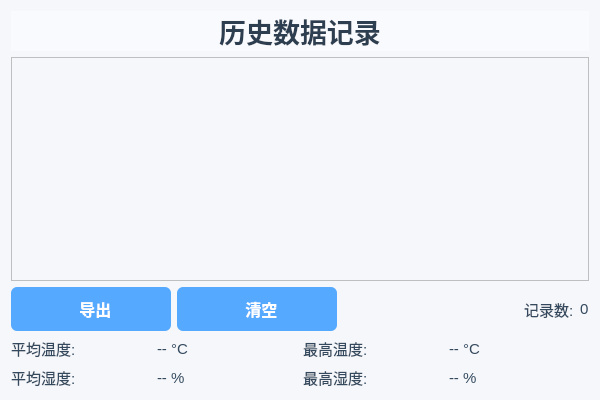
<?xml version="1.0" encoding="UTF-8"?>
<ui version="4.0">
 <class>HistoryWindow</class>
 <widget class="QWidget" name="HistoryWindow">
  <property name="geometry">
   <rect>
    <x>0</x>
    <y>0</y>
    <width>600</width>
    <height>400</height>
   </rect>
  </property>
  <property name="windowTitle">
   <string>历史数据记录</string>
  </property>
  <property name="windowIcon">
   <iconset resource="images.qrc">
    <normaloff>:/new/prefix1/images/history.png</normaloff>:/new/prefix1/images/history.png</iconset>
  </property>
  <property name="styleSheet">
   <string notr="true">QWidget {
    background-color: #f5f7fa;
    font-family: &quot;Microsoft YaHei&quot;, &quot;Segoe UI&quot;, sans-serif;
}

QGroupBox {
    border: 2px solid #d1d9e6;
    border-radius: 8px;
    margin-top: 10px;
    padding-top: 15px;
    background-color: white;
    font-weight: bold;
    color: #2c3e50;
}

QGroupBox::title {
    subcontrol-origin: margin;
    left: 15px;
    padding: 0 10px 0 10px;
}

QPushButton {
    background-color: #4a90e2;
    color: white;
    border: none;
    border-radius: 6px;
    padding: 10px 20px;
    font-weight: bold;
    font-size: 12pt;
    min-width: 120px;
}

QPushButton:hover {
    background-color: #3a80d2;
}

QPushButton:pressed {
    background-color: #2a70c2;
}

QPushButton#connectButton {
    background-color: #27ae60;
    font-size: 14pt;
    padding: 12px 30px;
}

QPushButton#connectButton:hover {
    background-color: #219955;
}

QPushButton#connectButton:pressed {
    background-color: #1d874a;
}

QPushButton#disconnectButton {
    background-color: #e74c3c;
}

QPushButton#disconnectButton:hover {
    background-color: #d62c1a;
}

QLineEdit, QComboBox {
    border: 2px solid #d1d9e6;
    border-radius: 6px;
    padding: 10px;
    font-size: 11pt;
    background-color: white;
    min-height: 20px;
}

QLineEdit:focus, QComboBox:focus {
    border-color: #4a90e2;
    background-color: #f8fafd;
}

QLabel {
    color: #34495e;
    font-size: 11pt;
}

QFrame#headerFrame {
    background-color: white;
    border-bottom: 3px solid #4a90e2;
}

QFrame#statusFrame {
    background-color: #f8fafd;
    border: 2px solid #d1d9e6;
    border-radius: 8px;
    padding: 10px;
}

#statusLabel {
    font-weight: bold;
    font-size: 12pt;
}</string>
  </property>
  <layout class="QVBoxLayout" name="verticalLayout">
   <item>
    <widget class="QLabel" name="titleLabel">
     <property name="styleSheet">
      <string notr="true">QWidget {
    background-color: #f8fafd;
    font-family: &quot;Microsoft YaHei&quot;, &quot;Segoe UI&quot;, sans-serif;
}

QGroupBox {
    border: 2px solid #d1d9e6;
    border-radius: 10px;
    margin-top: 10px;
    padding-top: 20px;
    background-color: white;
    font-weight: bold;
    color: #2c3e50;
    font-size: 12pt;
}

QGroupBox::title {
    subcontrol-origin: margin;
    left: 20px;
    padding: 0 15px 0 15px;
    background-color: white;
}

QLabel {
    font-size: 11pt;
}

#titleLabel {
    font-size: 20pt;
    font-weight: bold;
    color: #2c3e50;
    background: qlineargradient(x1:0, y1:0, x2:1, y2:0,
                                stop:0 #3498db, stop:1 #2ecc71);
    -webkit-background-clip: text;
    -webkit-text-fill-color: transparent;
    background-clip: text;
}

#tempValueLabel, #humidityValueLabel {
    font-size: 36pt;
    font-weight: bold;
}

#statusLabel {
    font-size: 12pt;
    font-weight: bold;
    padding: 8px 15px;
    border-radius: 20px;
}</string>
     </property>
     <property name="text">
      <string>历史数据记录</string>
     </property>
     <property name="alignment">
      <set>Qt::AlignmentFlag::AlignCenter</set>
     </property>
    </widget>
   </item>
   <item>
    <widget class="QListWidget" name="historyList"/>
   </item>
   <item>
    <layout class="QHBoxLayout" name="horizontalLayout">
     <item>
      <widget class="QPushButton" name="exportButton">
       <property name="styleSheet">
        <string notr="true">background-color: rgb(85, 170, 255);</string>
       </property>
       <property name="text">
        <string>  导出</string>
       </property>
       <property name="icon">
        <iconset resource="images.qrc">
         <normaloff>:/new/prefix1/images/export.png</normaloff>:/new/prefix1/images/export.png</iconset>
       </property>
      </widget>
     </item>
     <item>
      <widget class="QPushButton" name="clearButton">
       <property name="styleSheet">
        <string notr="true">background-color: rgb(85, 170, 255);</string>
       </property>
       <property name="text">
        <string>  清空</string>
       </property>
       <property name="icon">
        <iconset resource="images.qrc">
         <normaloff>:/new/prefix1/images/clean.png</normaloff>:/new/prefix1/images/clean.png</iconset>
       </property>
      </widget>
     </item>
     <item>
      <spacer name="horizontalSpacer">
       <property name="orientation">
        <enum>Qt::Orientation::Horizontal</enum>
       </property>
       <property name="sizeHint" stdset="0">
        <size>
         <width>40</width>
         <height>20</height>
        </size>
       </property>
      </spacer>
     </item>
     <item>
      <widget class="QLabel" name="label">
       <property name="text">
        <string>记录数:</string>
       </property>
      </widget>
     </item>
     <item>
      <widget class="QLabel" name="countLabel">
       <property name="text">
        <string>0</string>
       </property>
      </widget>
     </item>
    </layout>
   </item>
   <item>
    <layout class="QHBoxLayout" name="horizontalLayout_2">
     <item>
      <widget class="QLabel" name="label_2">
       <property name="text">
        <string>平均温度:</string>
       </property>
      </widget>
     </item>
     <item>
      <widget class="QLabel" name="avgTempLabel">
       <property name="text">
        <string>-- °C</string>
       </property>
      </widget>
     </item>
     <item>
      <widget class="QLabel" name="label_3">
       <property name="text">
        <string>最高温度:</string>
       </property>
      </widget>
     </item>
     <item>
      <widget class="QLabel" name="maxTempLabel">
       <property name="text">
        <string>-- °C</string>
       </property>
      </widget>
     </item>
    </layout>
   </item>
   <item>
    <layout class="QHBoxLayout" name="horizontalLayout_3">
     <item>
      <widget class="QLabel" name="label_4">
       <property name="text">
        <string>平均湿度:</string>
       </property>
      </widget>
     </item>
     <item>
      <widget class="QLabel" name="avgHumidityLabel">
       <property name="text">
        <string>-- %</string>
       </property>
      </widget>
     </item>
     <item>
      <widget class="QLabel" name="label_5">
       <property name="text">
        <string>最高湿度:</string>
       </property>
      </widget>
     </item>
     <item>
      <widget class="QLabel" name="maxHumidityLabel">
       <property name="text">
        <string>-- %</string>
       </property>
      </widget>
     </item>
    </layout>
   </item>
  </layout>
 </widget>
 <resources>
  <include location="images.qrc"/>
 </resources>
 <connections/>
</ui>
